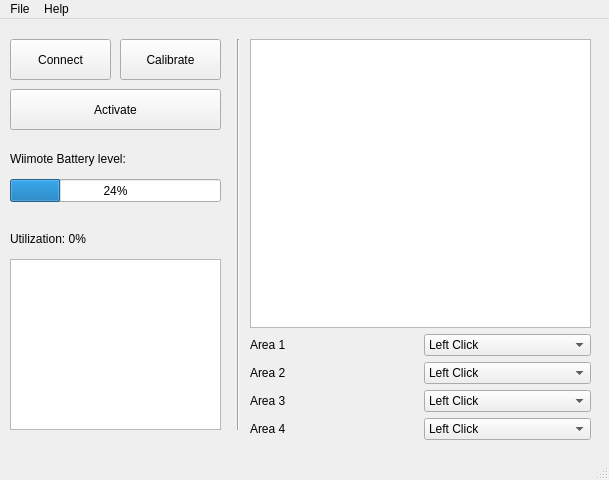
<?xml version="1.0" encoding="UTF-8"?>
<ui version="4.0">
 <class>MainWindow</class>
 <widget class="QMainWindow" name="MainWindow">
  <property name="geometry">
   <rect>
    <x>0</x>
    <y>0</y>
    <width>609</width>
    <height>480</height>
   </rect>
  </property>
  <property name="windowTitle">
   <string>MainWindow</string>
  </property>
  <widget class="QWidget" name="centralwidget">
   <widget class="QPushButton" name="pushButtonConnect">
    <property name="geometry">
     <rect>
      <x>10</x>
      <y>20</y>
      <width>101</width>
      <height>41</height>
     </rect>
    </property>
    <property name="text">
     <string>Connect</string>
    </property>
   </widget>
   <widget class="QPushButton" name="pushButtonActivate">
    <property name="geometry">
     <rect>
      <x>10</x>
      <y>70</y>
      <width>211</width>
      <height>41</height>
     </rect>
    </property>
    <property name="text">
     <string>Activate</string>
    </property>
   </widget>
   <widget class="QPushButton" name="pushButtonCalibrate">
    <property name="geometry">
     <rect>
      <x>120</x>
      <y>20</y>
      <width>101</width>
      <height>41</height>
     </rect>
    </property>
    <property name="text">
     <string>Calibrate</string>
    </property>
   </widget>
   <widget class="QProgressBar" name="batteryLevel">
    <property name="geometry">
     <rect>
      <x>10</x>
      <y>160</y>
      <width>211</width>
      <height>23</height>
     </rect>
    </property>
    <property name="value">
     <number>24</number>
    </property>
   </widget>
   <widget class="QLabel" name="label">
    <property name="geometry">
     <rect>
      <x>10</x>
      <y>130</y>
      <width>171</width>
      <height>19</height>
     </rect>
    </property>
    <property name="text">
     <string>Wiimote Battery level:</string>
    </property>
   </widget>
   <widget class="QGraphicsView" name="wiiScreen">
    <property name="geometry">
     <rect>
      <x>10</x>
      <y>240</y>
      <width>211</width>
      <height>171</height>
     </rect>
    </property>
    <property name="sizePolicy">
     <sizepolicy hsizetype="Fixed" vsizetype="Fixed">
      <horstretch>0</horstretch>
      <verstretch>0</verstretch>
     </sizepolicy>
    </property>
    <property name="verticalScrollBarPolicy">
     <enum>Qt::ScrollBarAlwaysOff</enum>
    </property>
    <property name="horizontalScrollBarPolicy">
     <enum>Qt::ScrollBarAlwaysOff</enum>
    </property>
    <property name="sceneRect">
     <rectf>
      <x>0.000000000000000</x>
      <y>0.000000000000000</y>
      <width>0.000000000000000</width>
      <height>0.000000000000000</height>
     </rectf>
    </property>
    <property name="alignment">
     <set>Qt::AlignLeading|Qt::AlignLeft|Qt::AlignTop</set>
    </property>
   </widget>
   <widget class="QLabel" name="label_utilization">
    <property name="geometry">
     <rect>
      <x>10</x>
      <y>210</y>
      <width>221</width>
      <height>19</height>
     </rect>
    </property>
    <property name="text">
     <string>Utilization: 0%</string>
    </property>
   </widget>
   <widget class="Line" name="line">
    <property name="geometry">
     <rect>
      <x>230</x>
      <y>20</y>
      <width>16</width>
      <height>391</height>
     </rect>
    </property>
    <property name="orientation">
     <enum>Qt::Vertical</enum>
    </property>
   </widget>
   <widget class="QWidget" name="layoutWidget">
    <property name="geometry">
     <rect>
      <x>250</x>
      <y>20</y>
      <width>341</width>
      <height>401</height>
     </rect>
    </property>
    <layout class="QVBoxLayout" name="verticalLayout">
     <item>
      <widget class="QGraphicsView" name="screenAreas">
       <property name="autoFillBackground">
        <bool>false</bool>
       </property>
      </widget>
     </item>
     <item>
      <layout class="QGridLayout" name="gridLayout">
       <item row="0" column="0">
        <widget class="QLabel" name="label_2">
         <property name="text">
          <string>Area 1</string>
         </property>
        </widget>
       </item>
       <item row="0" column="1">
        <widget class="QComboBox" name="combo1">
         <item>
          <property name="text">
           <string>Left Click</string>
          </property>
         </item>
         <item>
          <property name="text">
           <string>Double Click</string>
          </property>
         </item>
         <item>
          <property name="text">
           <string>Only Move</string>
          </property>
         </item>
         <item>
          <property name="text">
           <string>Right Click</string>
          </property>
         </item>
         <item>
          <property name="text">
           <string>Middle Click</string>
          </property>
         </item>
        </widget>
       </item>
       <item row="1" column="0">
        <widget class="QLabel" name="label_3">
         <property name="text">
          <string>Area 2</string>
         </property>
        </widget>
       </item>
       <item row="1" column="1">
        <widget class="QComboBox" name="combo2">
         <item>
          <property name="text">
           <string>Left Click</string>
          </property>
         </item>
         <item>
          <property name="text">
           <string>Double Click</string>
          </property>
         </item>
         <item>
          <property name="text">
           <string>Only Move</string>
          </property>
         </item>
         <item>
          <property name="text">
           <string>Right Click</string>
          </property>
         </item>
         <item>
          <property name="text">
           <string>Middle Click</string>
          </property>
         </item>
        </widget>
       </item>
       <item row="2" column="0">
        <widget class="QLabel" name="label_4">
         <property name="text">
          <string>Area 3</string>
         </property>
        </widget>
       </item>
       <item row="2" column="1">
        <widget class="QComboBox" name="combo3">
         <item>
          <property name="text">
           <string>Left Click</string>
          </property>
         </item>
         <item>
          <property name="text">
           <string>Double Click</string>
          </property>
         </item>
         <item>
          <property name="text">
           <string>Only Move</string>
          </property>
         </item>
         <item>
          <property name="text">
           <string>Right Click</string>
          </property>
         </item>
         <item>
          <property name="text">
           <string>Middle Click</string>
          </property>
         </item>
        </widget>
       </item>
       <item row="3" column="0">
        <widget class="QLabel" name="label_5">
         <property name="text">
          <string>Area 4</string>
         </property>
        </widget>
       </item>
       <item row="3" column="1">
        <widget class="QComboBox" name="combo4">
         <item>
          <property name="text">
           <string>Left Click</string>
          </property>
         </item>
         <item>
          <property name="text">
           <string>Double Click</string>
          </property>
         </item>
         <item>
          <property name="text">
           <string>Only Move</string>
          </property>
         </item>
         <item>
          <property name="text">
           <string>Right Click</string>
          </property>
         </item>
         <item>
          <property name="text">
           <string>Middle Click</string>
          </property>
         </item>
        </widget>
       </item>
      </layout>
     </item>
    </layout>
   </widget>
  </widget>
  <widget class="QStatusBar" name="statusbar"/>
  <widget class="QMenuBar" name="menuBar">
   <property name="geometry">
    <rect>
     <x>0</x>
     <y>0</y>
     <width>609</width>
     <height>26</height>
    </rect>
   </property>
   <widget class="QMenu" name="menuFile">
    <property name="title">
     <string>File</string>
    </property>
    <addaction name="actionQuit"/>
   </widget>
   <widget class="QMenu" name="menuHelp">
    <property name="title">
     <string>Help</string>
    </property>
    <addaction name="actionHelp"/>
   </widget>
   <addaction name="menuFile"/>
   <addaction name="menuHelp"/>
  </widget>
  <action name="actionExit">
   <property name="text">
    <string>Exit</string>
   </property>
  </action>
  <action name="actionQuit">
   <property name="text">
    <string>Quit</string>
   </property>
  </action>
  <action name="actionHelp">
   <property name="text">
    <string>Help</string>
   </property>
  </action>
 </widget>
 <resources/>
 <connections/>
</ui>
